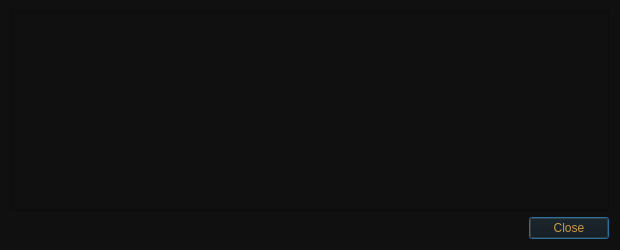
<?xml version="1.0" encoding="UTF-8"?>
<ui version="4.0">
 <class>TransactionDescDialog</class>
 <widget class="QDialog" name="TransactionDescDialog">
  <property name="geometry">
   <rect>
    <x>0</x>
    <y>0</y>
    <width>620</width>
    <height>250</height>
   </rect>
  </property>
  <property name="windowTitle">
   <string>Transaction details</string>
  </property>
  <property name="styleSheet">
   <string notr="true">color: rgb(204, 155, 68);
background-color: rgb(16, 16, 16);</string>
  </property>
  <layout class="QVBoxLayout" name="verticalLayout">
   <item>
    <widget class="QTextEdit" name="detailText">
     <property name="toolTip">
      <string>This pane shows a detailed description of the transaction</string>
     </property>
     <property name="readOnly">
      <bool>true</bool>
     </property>
    </widget>
   </item>
   <item>
    <widget class="QDialogButtonBox" name="buttonBox">
     <property name="orientation">
      <enum>Qt::Horizontal</enum>
     </property>
     <property name="standardButtons">
      <set>QDialogButtonBox::Close</set>
     </property>
    </widget>
   </item>
  </layout>
 </widget>
 <resources/>
 <connections>
  <connection>
   <sender>buttonBox</sender>
   <signal>accepted()</signal>
   <receiver>TransactionDescDialog</receiver>
   <slot>accept()</slot>
   <hints>
    <hint type="sourcelabel">
     <x>248</x>
     <y>254</y>
    </hint>
    <hint type="destinationlabel">
     <x>157</x>
     <y>274</y>
    </hint>
   </hints>
  </connection>
  <connection>
   <sender>buttonBox</sender>
   <signal>rejected()</signal>
   <receiver>TransactionDescDialog</receiver>
   <slot>reject()</slot>
   <hints>
    <hint type="sourcelabel">
     <x>316</x>
     <y>260</y>
    </hint>
    <hint type="destinationlabel">
     <x>286</x>
     <y>274</y>
    </hint>
   </hints>
  </connection>
 </connections>
</ui>
